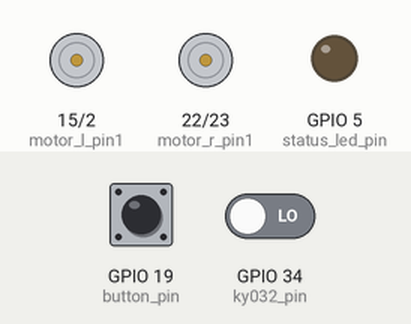
A program run on a simulated ESP32. On the bench: motor-driver pin pairs drawn as motors (green arrow = first pin HIGH = forward, orange = second pin HIGH = backward, longer = more drive), output pins drawn as LEDs (lit = HIGH). Dashed ring = blinking. The test bench sets the inputs (shaded band); at power-on: GPIO 19 (button_pin) HIGH, GPIO 34 (ky032_pin) LOW.

Above: at 1.2 s.
1.3 s: GPIO 19 (button_pin) pulled LOW for 0.15 s
4.3 s: GPIO 34 (ky032_pin) driven HIGH
At 4.77 s:
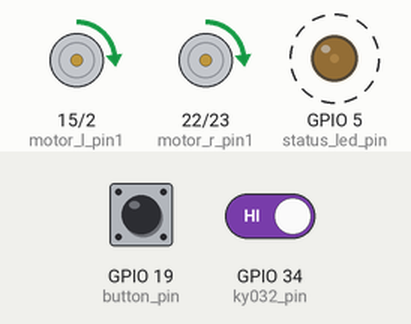
Timing chart, 0 to 13.3 s (numbered marks = the images above; inputs shaded):
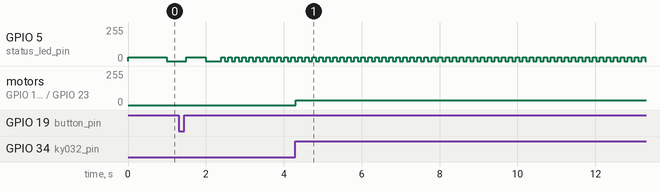

The program:

main.cpp
```cpp
#include <Arduino.h>
#include <input_manager.h>
#include <race_controller.h>
#include <motor_controller.h>

constexpr uint8_t ky032_pin = 34;

constexpr uint8_t status_led_pin = 5;

constexpr uint8_t button_pin = 19;

constexpr uint8_t motor_l_pin1 = 15;
constexpr uint8_t motor_l_pin2 = 2;
constexpr uint8_t motor_l_ch1 = 0;
constexpr uint8_t motor_l_ch2 = 1;

constexpr uint8_t motor_r_pin1 = 22;
constexpr uint8_t motor_r_pin2 = 23;
constexpr uint8_t motor_r_ch3 = 2;
constexpr uint8_t motor_r_ch4 = 3;

InputManager inputs(
  ky032_pin,
  button_pin
);

MotorController motor_controller(
  motor_l_pin1,
  motor_l_pin2,
  motor_l_ch1,
  motor_l_ch2,
  motor_r_pin1,
  motor_r_pin2,
  motor_r_ch3,
  motor_r_ch4
);

RaceController race(
  inputs,
  status_led_pin,
  motor_controller
);

void setup() {
  inputs.begin();
  race.begin();
}

void loop() {
  inputs.update();
  race.update();
}
```

input_manager.cpp
```cpp
#include "input_manager.h"

InputManager::InputManager(uint8_t obstacle_sensor_pin, uint8_t button_pin)
    : _obstacle_sensor(obstacle_sensor_pin),
      _button(button_pin),
      _event(InputEvent::NONE)
{
}

void InputManager::begin() {
    _obstacle_sensor.begin();
    _button.begin();
}

void InputManager::update() {
    _button.update();

    if (_obstacle_sensor.triggered() && _last_event == InputEvent::READY_BUTTON) {
        _event = InputEvent::OBSTACLE_TRIGGERED;
        _last_event = _event;
        return;
    }

    switch (_button.get_event()) {
        case ButtonEvent::SINGLE_CLICK:
            _obstacle_sensor.reset();
            handleButtonEvent(InputEvent::READY_BUTTON);
            break;
        case ButtonEvent::DOUBLE_CLICK: handleButtonEvent(InputEvent::RESET_BUTTON); break;
        case ButtonEvent::LONG_PRESS: handleButtonEvent(InputEvent::BUTTON_LONG_PRESS); break;
    }
}

InputEvent InputManager::get_event() {
    return _event;
}

void InputManager::clear_events() {
    _event = InputEvent::NONE;
}

void InputManager::handleButtonEvent(InputEvent ev) {
    _button.clear_event();
    _event = ev;
    _last_event = ev;
}
```

input_manager.h
```cpp
#pragma once

#include <Arduino.h>
#include "KY032.h"
#include "button.h"

enum class InputEvent {
    NONE,
    READY_BUTTON,
    RESET_BUTTON,
    BUTTON_LONG_PRESS,
    OBSTACLE_TRIGGERED,
    DISTANCE_APPROACHING,
    DISTANCE_REACHED
};

class InputManager {
public:
    explicit InputManager(
        uint8_t obstacle_sensor_pin,
        uint8_t button_pin
    );

    void begin();
    void update();
    InputEvent get_event();
    void clear_events();

private:
    InputEvent _event;
    InputEvent _last_event;
    KY032 _obstacle_sensor;
    Button _button;
    void handleButtonEvent(InputEvent ev);
};
```

motor_controller.cpp
```cpp
#include "motor_controller.h"

MotorController::MotorController(uint8_t l1, uint8_t l2, uint8_t ch1, uint8_t ch2, uint8_t r1, uint8_t r2, uint8_t ch3, uint8_t ch4)
    : motor_l(l1, l2, ch1, ch2),
      motor_r(r1, r2, ch3, ch4),
      _kp(0),
      _ki(0),
      _kd(0),
      _last_error(0),
      _integral(0),
      _setpoint(0) {}

void MotorController::begin() {
    motor_l.begin();
    motor_r.begin();
}

void MotorController::set_pid(float p, float i, float d) {
    _kp = p; _ki = i; _kd = d;
}

void MotorController::set_target(float target) {
    _setpoint = target;
}

void MotorController::update(float current_value) {
    // float error = _setpoint - current_value;

    // float P = _kp * error;

    // _integral += error;
    // float I = _ki * _integral;

    // float D = _kd * (error - _last_error);
    // _last_error = error;

    // int16_t output = (int16_t)constrain(P + I + D, -255, 255);
    int16_t output = (int16_t)constrain(current_value, -255, 255);
    motor_l.drive(output);
    motor_r.drive(output);
}

void MotorController::stop() {
    motor_l.stop();
    motor_r.stop();
    _integral = 0;
}
```

motor_controller.h
```cpp
#pragma once
#include "motor.h"
#include <Arduino.h>

class MotorController {
    private:
        Motor motor_l;
        Motor motor_r;

        float _kp, _ki, _kd;
        float _last_error;
        float _integral;
        float _setpoint;

    public:
        MotorController(
            uint8_t l1,
            uint8_t l2,
            uint8_t ch1,
            uint8_t ch2,
            uint8_t r1,
            uint8_t r2,
            uint8_t ch3,
            uint8_t ch4);

        void begin();
        void set_pid(float p, float i, float d);
        void set_target(float target);
        void update(float current_value);

        void stop();
};
```

race_controller.cpp
```cpp
#include "race_controller.h"
#include "input_manager.h"

RaceController::RaceController(InputManager& inputs, uint8_t status_led_pin, MotorController& motor_controller)
    : _state(RaceState::IDLE),
      _inputs(inputs),
      _status_led(status_led_pin),
      _motor_controller(motor_controller)
      {}

void RaceController::begin() {
    _status_led.begin();
    _status_led.pwm(30);
    _motor_controller.begin();
    setState(RaceState::IDLE);
}

void RaceController::update() {
    _status_led.update();

    switch (_state) {
        case RaceState::IDLE:       handleIdle();       break;
        case RaceState::READY:      handleReady();      break;
        case RaceState::RUNNING:    handleRunning();    break;
        case RaceState::STOPPING:   handleStopping();   break;
        default: break;}
}

RaceState RaceController::get_state() const {
    return _state;
}

void RaceController::setState(RaceState newState) {
    _state = newState;

    switch (_state) {
        case RaceState::IDLE:
            _status_led.blink(500);
            _motor_controller.stop();
            break;

        case RaceState::READY:
            _status_led.blink(90);
        break;

        case RaceState::RUNNING:
            _motor_controller.update(35.0);
            break;

            case RaceState::STOPPING:
            _status_led.blink(100);
        break;
        }
    }

void RaceController::handleIdle() {
    if (_inputs.get_event() == InputEvent::READY_BUTTON) {
        _inputs.clear_events();
        setState(RaceState::READY);
    }
}

void RaceController::handleReady() {
    InputEvent ev = _inputs.get_event();

    if (ev == InputEvent::OBSTACLE_TRIGGERED) {
        _inputs.clear_events();
        setState(RaceState::RUNNING);
    }
    else if (ev == InputEvent::RESET_BUTTON) {
        _inputs.clear_events();
        setState(RaceState::IDLE);
    }
}

void RaceController::handleRunning() {
    InputEvent ev = _inputs.get_event();
    if (_inputs.get_event() == InputEvent::DISTANCE_APPROACHING) {
        _inputs.clear_events();
        setState(RaceState::STOPPING);
    }
    else if (ev == InputEvent::RESET_BUTTON) {
        _inputs.clear_events();
        setState(RaceState::IDLE);
    }

}

void RaceController::handleStopping() {
    if (_inputs.get_event() == InputEvent::DISTANCE_REACHED) {
        _inputs.clear_events();
        setState(RaceState::IDLE);
    }
}
```

race_controller.h
```cpp
#pragma once
#include <Arduino.h>
#include <led.h>
#include <motor_controller.h>

class InputManager;

enum class RaceState {
    IDLE,
    READY,
    RUNNING,
    STOPPING,
};

class RaceController {
public:
    RaceController(
        InputManager& inputs,
        uint8_t status_led_pin,
        MotorController& motor_controller
    );

    void begin();
    void update();

    RaceState get_state() const;

private:
    void handleIdle();
    void handleReady();
    void handleRunning();
    void handleStopping();

    void setState(RaceState newState);

    RaceState _state;
    InputManager& _inputs;
    Led _status_led;
    MotorController& _motor_controller;
};
```

Measured:
- after the input at 4.3 s, motor on GPIO 15 (motor_l_pin1) / GPIO 2 (motor_l_pin2), motor on GPIO 22 (motor_r_pin1) / GPIO 23 (motor_r_pin2): stopped → forward 35/255 at once
- by itself, GPIO 5 (status_led_pin): alternates 30/255 for 0.09 s and 0/255 for 0.09 s
